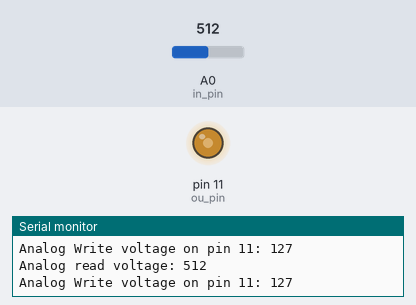
A sketch run on a simulated Arduino Uno, built with avr-gcc and run on an emulated ATmega328P. On the bench: output pins drawn as LEDs (lit = HIGH), the last lines printed to the serial monitor. The test bench sets the inputs (shaded band); at power-on: A0 (in_pin) = 512.

Above: at 1.8 s.
1.9 s: A0 (in_pin) set to 716
At 3.0 s:
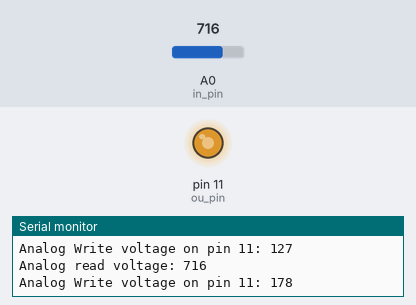
3.5 s: A0 (in_pin) set to 900
At 4.6 s:
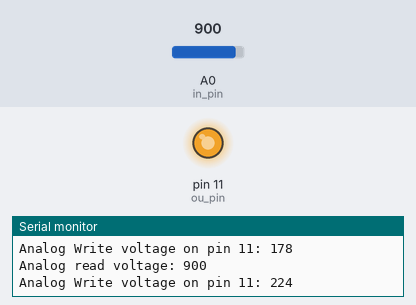
5.5 s: A0 (in_pin) set to 122
At 7.2 s:
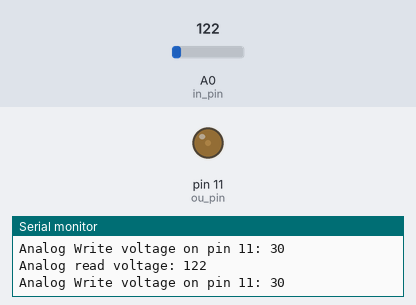
7.5 s: A0 (in_pin) set to 0
At 9.0 s:
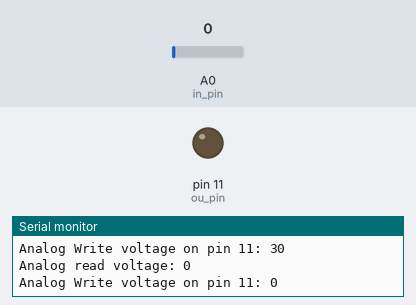
9.5 s: A0 (in_pin) set to 511
At 10.6 s:
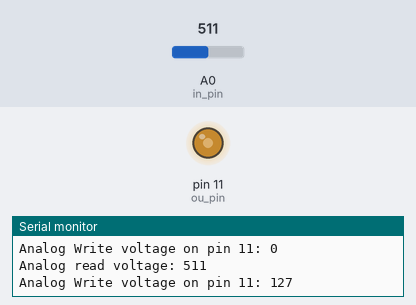
Timing chart, 0 to 12.5 s (numbered marks = the images above; inputs shaded):
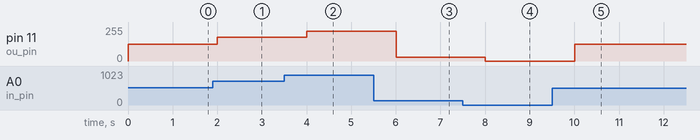

The sketch:

SerialComunication.ino
```cpp
int ou_pin = 11;
int in_pin = A0;

void setup()
{
  pinMode(ou_pin,OUTPUT);
  pinMode(in_pin, INPUT) ;
  Serial.begin(9600);// Begin serial communication between arduino and computer
}

void loop()
{
 int r = analogRead(in_pin); // read voltage on A0
 int mapped = map(r,0,1023,0,255);
 analogWrite(ou_pin,mapped);
 Serial.print("Analog read voltage: ");
 Serial.println(r);
 Serial.print("Analog Write voltage on pin 11: ");
 Serial.println(mapped);
 delay(1000);

}
```

Measured:
- after the input at 1.9 s, pin 11 (ou_pin): 127/255 → 178/255 after 0.10 s
- after the input at 3.5 s, pin 11 (ou_pin): 178/255 → 224/255 after 0.50 s
- after the input at 5.5 s, pin 11 (ou_pin): 224/255 → 30/255 after 0.51 s
- after the input at 7.5 s, pin 11 (ou_pin): 30/255 → 0/255 after 0.51 s
- after the input at 9.5 s, pin 11 (ou_pin): 0/255 → 127/255 after 0.51 s
